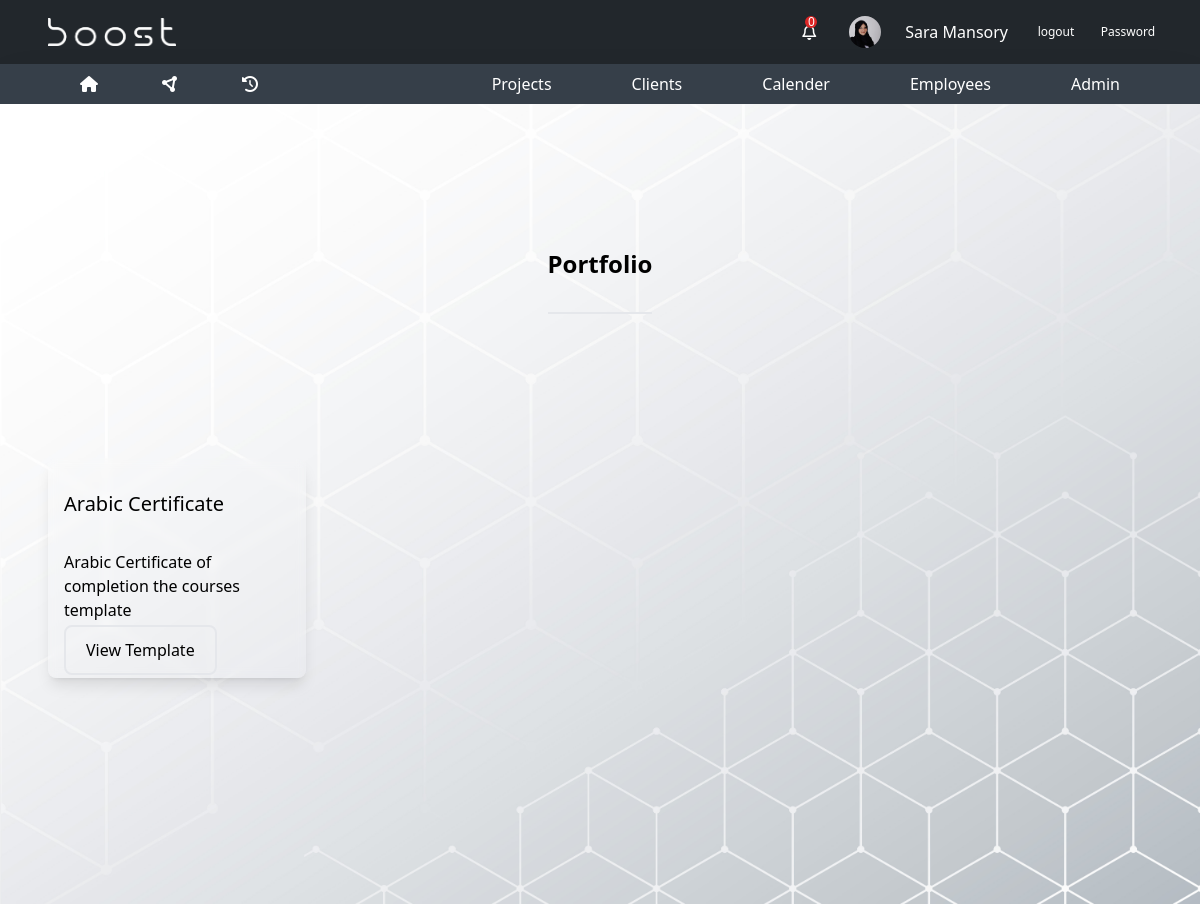
Page /designers/templates (signed in) on the committed database.
### base/models.py (models this page shows, shortened)
class Employee(models.Model):
    employee_id = models.AutoField(primary_key=True)
    firstname = models.CharField(max_length=255)
    lastname = models.CharField(max_length=255)
    email = models.EmailField()
    phone = models.CharField(max_length=20)
    department = models.ForeignKey(
        Department, on_delete=models.SET_NULL, null=True)
    manager_role = models.BooleanField(default=False)
    user = models.OneToOneField(
        User, on_delete=models.CASCADE, null=True, default=None)
    employee_photo = models.ImageField(
        upload_to='employee_photos/', default='employee_photos/sara.jpg', null=True, blank=True)
    location = models.CharField(max_length=50, null=True)
    comilative_points=models.CharField(max_length=20,null=True)
    points=models.CharField(max_length=20,default="0")

class Portfolio(models.Model):
    portfolio_id=models.AutoField(primary_key=True)
    template_name=models.CharField(max_length=255)
    description_of_template=models.TextField(null=True,blank=True)
    Template_file= models.FileField(null=True,blank=True,upload_to='pdf')
    project=models.ForeignKey(Project,on_delete=models.SET_NULL,null=True,blank=True)

### base/views.py (the view)
# urls.py: path('designers/templates', views.portoflio, name='portfolio'),
@login_required
def portoflio(request):
    employee = get_object_or_404(Employee, user=request.user)
    all_notifications=employee.notifications.all().order_by('-created_at')
    not_read_notifications=employee.notifications.filter(is_read=False).order_by('-created_at')
    portfolio=Portfolio.objects.all()
    context={
        "employee":employee,
        "portfolio":portfolio,
        "all_notifications":all_notifications,
        "not_read_notifications":not_read_notifications
    }
    return render(request,"pages/portfolio.html",context)

### templates/pages/portfolio.html (shortened to what this page needs)
{% extends 'base.html' %}
 {% load static %}
    {% block content %}
     {% include 'parts/navbar.html' %}
     <main class="main-bg w-full h-screen">
<section class="px-12 pt-36 space3-bg"  >
    <div class="title text-center border-b-2 pb-8 w-fit mx-auto text-2xl font-bold"><h2>Portfolio</h2></div>
    <div class="cards grid grid-cols-2 md:grid-cols-3 lg:grid-cols-4 items-center justify-center gap-6 mt-36">
       {% for template in portfolio %}
        <div class="card p-4 shadow-lg rounded-lg hover:shadow-2xl transition-all duration-300  cursor-pointer backdrop-blur-sm hover:backdrop-blur-xl  ">
            <h1 class="text-xl py-4"> {{template.template_name}}</h1>
            <p class=" py-4">{{template.description_of_template}}  </p>
            <a class="btn-primary hover:underline" href="{{template.Template_file.url}}">View Template</a>
        </div>
        {% endfor %}
    </div>
</section>
</main>
{% endblock content %}

### templates/parts/navbar.html (shortened to what this page needs)
{% load static %}
<header class="">
  <div class="bg-[#22272C] px-12 py-2 flex justify-between items-center text-white">
    <div>
      <img src="{% static 'images/boost.png' %}" class="w-32" alt="Logo" />
    </div>
    <div class="flex items-center gap-6 text-white">
        <div class="relative hover:bg-slate-600  cursor-pointer w-6 h-6 flex items-center justify-center p-4 rounded-full" id="nav-profile">
            <i class="fa-regular fa-bell"></i>
            <div class="absolute top-0 left-3 w-3 h-3 text-white bg-red-600 rounded-full flex items-center justify-center text-xs notification-count">{{not_read_notifications.count}}</div>
        </div>
        {% if employee.employee_photo.url %}
        <img
          src="{{ employee.employee_photo.url }}"
          class="w-8 rounded-full cursor-pointer"
          alt="Logo"
        />
        {% endif %}
        <span>{{employee.firstname}} {{employee.lastname}}</span>
        <a class="text-xs hover:bg-slate-600 w-12 h-12 flex items-center justify-center rounded-full" href="{% url 'logout' %}">logout</a>
        <a class="text-xs hover:bg-slate-600 w-12 h-12 flex items-center justify-center rounded-full" href="{% url 'change-password' %}">Password</a>
    </div>
  </div>
  <div class="bg-[#363F49] shadow-2xl px-16 flex gap-20 text-white items-center justify-between">
    <div class="flex gap-8">
      <div class="px-4 py-2 hover:bg-[#22272c] transition-all duration-300 cursor-pointer">
        <a href="{% url 'tasks' %}"><i class="fa-solid fa-house"></i></a>
      </div>
      <div class="px-4 py-2 hover:bg-[#22272c] transition-all duration-300 cursor-pointer">
        <a href="{% url 'home' %}"><i class="fa-solid fa-circle-nodes"></i></a>
      </div>
      <div class="px-4 py-2 hover:bg-[#22272c] transition-all duration-300 cursor-pointer">
        <a href="{% url 'all_tasks' %}">
          <i class="fa-solid fa-clock-rotate-left"></i>
        </a>
      </div>
    </div>
    <ul class="flex gap-12">
      <li class="relative px-4 py-2 hover:bg-[#22272c] transition-all duration-300">
        <a href="{% url 'projects' %}">Projects</a>
      </li>
      <li class="relative px-4 py-2 hover:bg-[#22272c] transition-all duration-300">
        <a href="{% url 'clients' %}">Clients</a>
      </li>
      <li class="relative px-4 py-2 hover:bg-[#22272c] transition-all duration-300">
        <a href="{% url 'courses' %}">Calender</a>
      </li>
      <li class="relative px-4 py-2 hover:bg-[#22272c] transition-all duration-300">
        <a href="{% url 'employees' %}">Employees</a>
      </li>
      <li class="relative px-4 py-2 hover:bg-[#22272c] transition-all duration-300">
        <a href="{% url 'admin:index' %}">Admin</a>
      </li>
    </ul>
  </div>
</header>

### rows in the picture
Employee: employee_photo (picture), firstname "Sara", lastname "Mansory"
Portfolio: template_name "Arabic Certificate", description_of_template "Arabic Certificate of completion the courses template"

### other values in the picture
{{ not_read_notifications.count }} "0"
